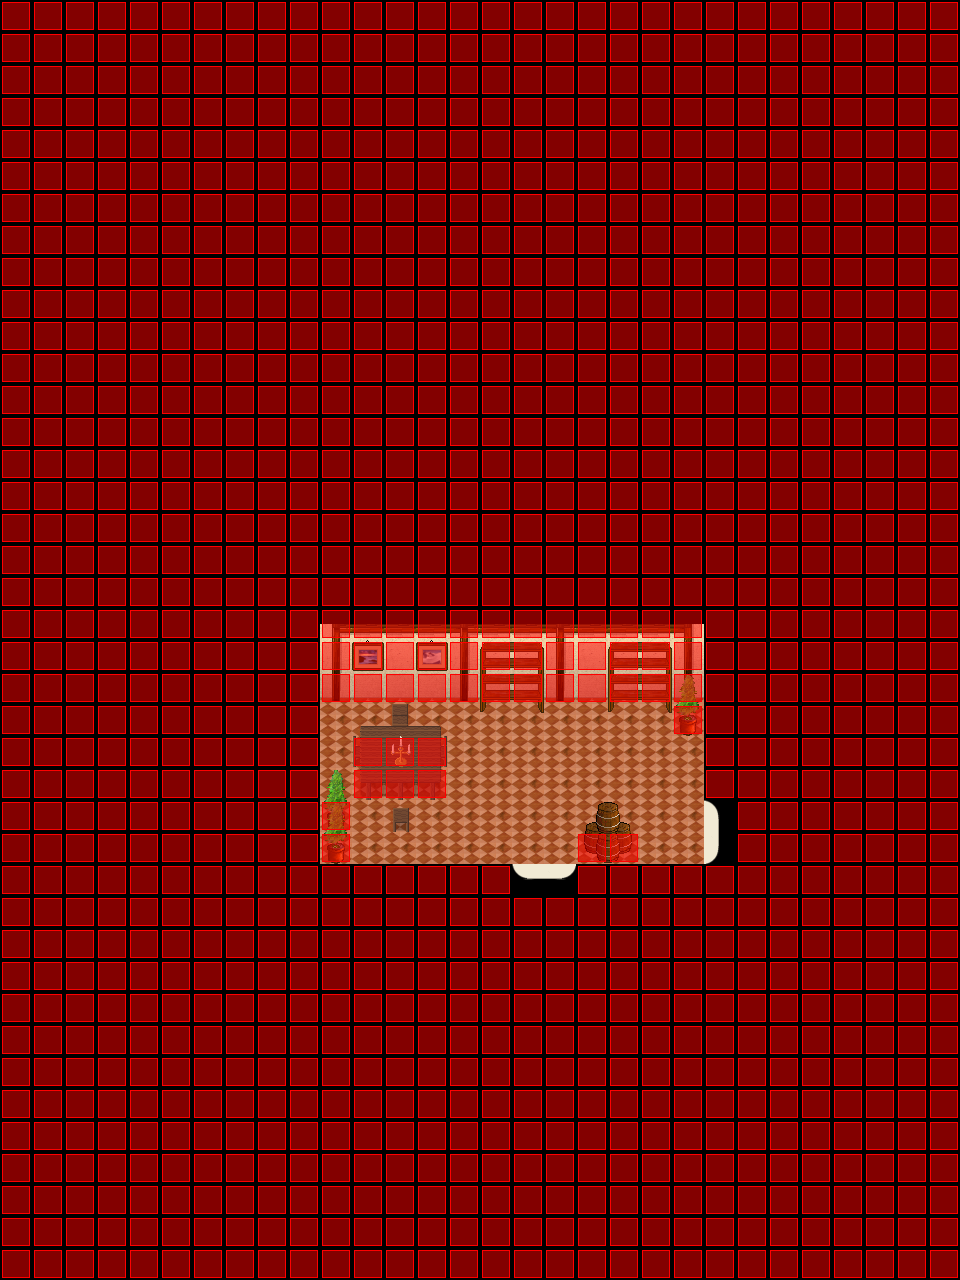

The image is a tile-based game level rendered from a .tmx file. Its description and source (layers, tilesets, objects; grid data summarised) follow:
An orthogonal 30x40 tile map with 32x32 px tiles, 7 tile layers (Ground, Ground, Ground, Ground, ...), 5 tilesets and 3 objects (2x WARP, SCRIPT).

<map version="1.0" orientation="orthogonal" width="30" height="40" tilewidth="32" tileheight="32">
 <properties>
  <property name="music" value="inside2.ogg" />
 </properties>
 <tileset firstgid="1" name="collision1_32_32" tilewidth="32" tileheight="32">
  <image source="../graphics/tiles/collision1_32_32.png" width="1024" height="1024" />
 </tileset>
 <tileset firstgid="1025" name="indoor3_32_32" tilewidth="32" tileheight="32">
  <image source="../graphics/tiles/indoor3_32_32.png" width="1024" height="1024" />
 </tileset>
 <tileset firstgid="2049" name="indoor2_32_32" tilewidth="32" tileheight="32">
  <image source="../graphics/tiles/indoor2_32_32.png" width="1024" height="1024" />
 </tileset>
 <tileset firstgid="3073" name="indoor2_32_64" tilewidth="32" tileheight="64">
  <image source="../graphics/tiles/indoor2_32_64.png" width="1024" height="1024" />
 </tileset>
 <tileset firstgid="3585" name="indoor2_32_96" tilewidth="32" tileheight="96">
  <image source="../graphics/tiles/indoor2_32_96.png" width="1024" height="960" />
 </tileset>
 <layer name="Ground" width="30" height="40">
  <data>[1200 cells, 1200 non-empty, 6 distinct tile ids]</data>
 </layer>
 <layer name="Ground" width="30" height="40">
  <data>[1200 cells, 36 non-empty, 8 distinct tile ids]</data>
 </layer>
 <layer name="Ground" width="30" height="40">
  <data>[1200 cells, 10 non-empty, 10 distinct tile ids]</data>
 </layer>
 <layer name="Ground" width="30" height="40">
  <data>[1200 cells, 1 non-empty, 1 distinct tile ids]</data>
 </layer>
 <layer name="Fringe" width="30" height="40">
  <data>[1200 cells, 9 non-empty, 5 distinct tile ids]</data>
 </layer>
 <layer name="Over" width="30" height="40">
  <data>[1200 cells, 3 non-empty, 3 distinct tile ids]</data>
 </layer>
 <layer name="Collision" width="30" height="40">
  <data>[1200 cells, 1147 non-empty, 1 distinct tile ids]</data>
 </layer>
 <objectgroup name="Object" width="30" height="40">
  <object name="Warp to monument-o00-o00-n01" type="WARP" x="512" y="864" width="64" height="32">
   <properties>
    <property name="DEST_MAP" value="iw-monument-of-bugfixer-o00-o00-n01" />
    <property name="DEST_X" value="1536" />
    <property name="DEST_Y" value="976" />
   </properties>
  </object>
  <object name="Warp to iw-monument-of-bugfixer-house05-o00-o00-n01" type="WARP" x="704" y="800" width="32" height="64">
   <properties>
    <property name="DEST_MAP" value="iw-monument-of-bugfixer-house05-o00-o00-n01" />
    <property name="DEST_X" value="496" />
    <property name="DEST_Y" value="832" />
   </properties>
  </object>
  <object name="External Map Events" type="SCRIPT" x="84" y="52" width="71" height="63">
   <properties>
    <property name="FILENAME" value="scripts/maps/iw-monument-of-bugfixer-house05-o00-o00-o00.lua" />
   </properties>
  </object>
 </objectgroup>
</map>
